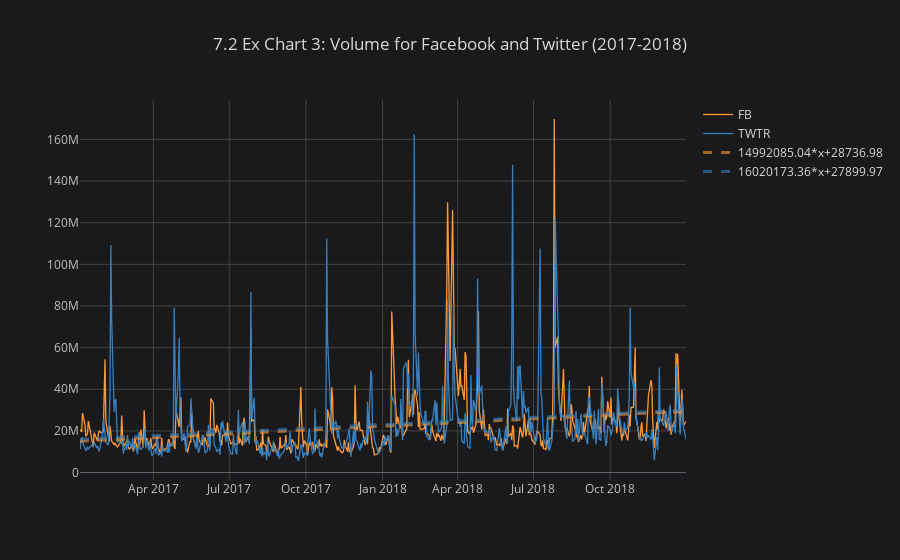

This figure's notebook cell:
### Markdown cell above
# Ex Chart 3  
- Plot Volume for Facebook and Twitter for 2017 and 2018
- Chart Type: Spread Chart with Bestfit line

### Code cell
start = dt.datetime(2017, 1, 1)
end = dt.datetime(2018, 12, 31)
index = ['FB', 'TWTR']
df = web.DataReader(index, 'yahoo', start, end)
df_volume = df['Volume']
df_volume.head()

df_volume[index].iplot(kind='line',
                    theme='space',
                       bestfit=True,
                     title='7.2 Ex Chart 3: Volume for Facebook and Twitter (2017-2018)')

### Figure 1 — Plotly figure (JSON) as saved in the notebook; plotly's stock layout.template omitted (floating-point values rounded to 4 significant figures; data arrays with more than 128 entries replaced by an {"elided": "..."} marker saying what was removed)
{"data": [{"line": {"color": "rgba(255, 153, 51, 1.0)", "dash": "solid", "shape": "linear", "width": 1.3}, "mode": "lines", "name": "FB", "text": "", "type": "scatter", "uid": "745ddadf-6267-41ac-8da9-19fe040b4e37", "x": {"elided": "502 str values"}, "y": {"elided": "502 int values"}}, {"line": {"color": "rgba(55, 128, 191, 1.0)", "dash": "solid", "shape": "linear", "width": 1.3}, "mode": "lines", "name": "TWTR", "text": "", "type": "scatter", "uid": "2d6cae18-ab1f-4b69-be2f-2f5409f23447", "x": {"elided": "502 str values"}, "y": {"elided": "502 int values"}}, {"line": {"color": "rgba(255, 153, 51, 0.6)", "dash": "dash", "shape": "linear", "width": 3}, "mode": "lines", "name": "14992085.04*x+28736.98", "type": "scatter", "uid": "a7f4f79e-f5ab-49ef-990f-7a71178ea799", "x": {"elided": "502 str values"}, "y": {"elided": "502 float values"}}, {"line": {"color": "rgba(55, 128, 191, 0.6)", "dash": "dash", "shape": "linear", "width": 3}, "mode": "lines", "name": "16020173.36*x+27899.97", "type": "scatter", "uid": "8db434ee-99c5-41ee-a113-b29d80fa36ca", "x": {"elided": "502 str values"}, "y": {"elided": "502 float values"}}], "layout": {"legend": {"bgcolor": "#1A1A1C", "font": {"color": "#D9D9D9"}}, "paper_bgcolor": "#1A1A1C", "plot_bgcolor": "#1A1A1C", "title": {"font": {"color": "#D9D9D9"}, "text": "7.2 Ex Chart 3: Volume for Facebook and Twitter (2017-2018)"}, "xaxis": {"gridcolor": "#434343", "showgrid": true, "tickfont": {"color": "#C2C2C2"}, "title": {"font": {"color": "#D9D9D9"}, "text": ""}, "zerolinecolor": "#666570"}, "yaxis": {"gridcolor": "#434343", "showgrid": true, "tickfont": {"color": "#C2C2C2"}, "title": {"font": {"color": "#D9D9D9"}, "text": ""}, "zerolinecolor": "#666570"}}}
